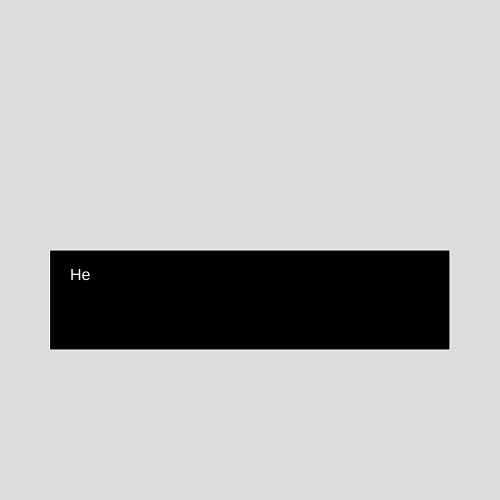
Frame 1 (no input)
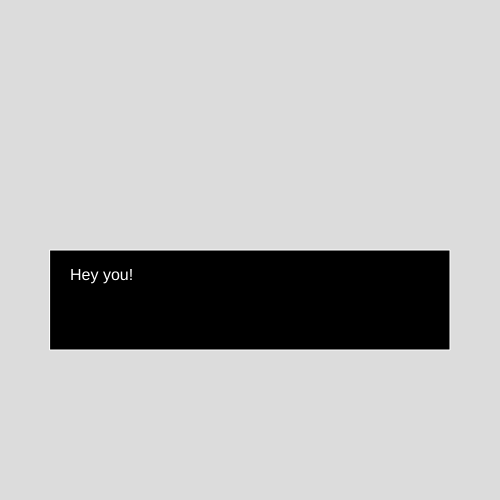
Frame 60 (no input)
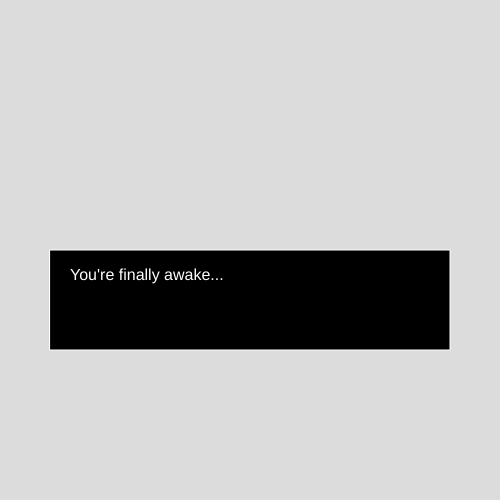
Frame 120 (the mouse pressed at the canvas centre since frame 60)

The p5.js sketch that drew these frames (run headless with seeded random() and noise() and a simulated clock; from frame 60 on, the mouse is pressed at the canvas centre):

// p5.js sketch
// ── sketch.js
let dialogueBox;

//sets the canvas and instance of the class
function setup() {
  createCanvas(500, 500);
//in this case we are passing the text values as set strings, could we do this with JSON or a text file?
  dialogueBox = new DialogueBox([
    "Hey you!",
    "You're finally awake..."
  ]);
}

//draws box on screen
function draw() {
  background(220);
    //only drawn if there is still text to show. 
  if(dialogueBox.outOfLines === false)
  dialogueBox.draw();
}

//if mouse button pressed we move to the next array index
function mousePressed(){
  dialogueBox.nextLine()
}


// ── dialogue.js
//class hold the dialogue info, handles drawing the text and the visual box
class DialogueBox {
    //properties
  dialogue;
  index;
  outOfLines;
  charIndex;     
  speed;   

    //constructer to set values
  constructor(dialogue) {
    this.dialogue = dialogue;
    this.index = 0;
    this.outOfLines = false;
    this.charIndex = 0;
    this.speed = 2; 
  }

  //draw box and text
  draw() {
    fill(0);
    stroke(255);
    rect(50, 250, 400, 100);

    fill(255);
    noStroke();
    textSize(16);

    //get current text line
    let currentLine = this.dialogue[this.index];

    //check char (per charicter) length, move onto next collection of charicters based on selected speed
    if (this.charIndex < currentLine.length) {
      this.charIndex += this.speed;
    }

    //show a limited amount of text based on the char value. we use floor() to make sure we have a whole number
    let visibleText = currentLine.substring(0, floor(this.charIndex));
    //show the text value
    text(visibleText, 70, 280);
  }

  //itterates into the next index in the array, if we are out of lines it stops the box being drawn
  nextLine() {
    this.index++;
    this.charIndex = 0; 

    if (this.index >= this.dialogue.length) {
      this.outOfLines = true;
    }
  }
}
